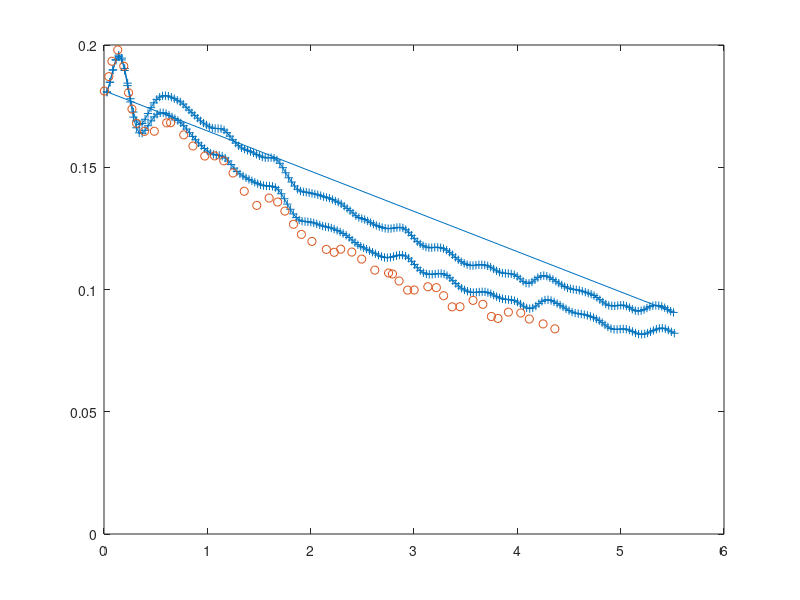
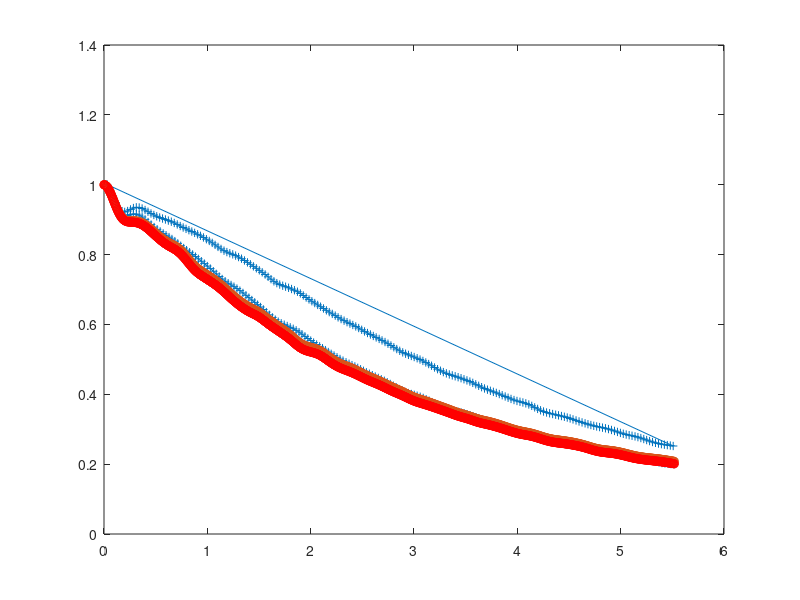

Source code (MATLAB) for these figures, in order:
clc
clear
close all

data = load('./DomainIntg_rhoRMS.dat');
ref = load('./rhoPrime-LES-32Cube-Spyropoulos.dat');

fac = 8 * pi^3;
plot(data(:,1)/1.809, (data(:,3)./fac).^0.5,'-+');
hold on
plot(ref(:,1), ref(:,2), 'o');
ylim([0 0.20])

%
figure

%x = 0.5*(data(1:end-1,1) + data(2:end,1))/1.81;
%tke_dt = diff(data(:,4));
plot(data(:,1)/1.81, data(:,4)./data(1,4),'-+');
%ref = load('./TKE-LES-32Cube_Rizzetta.dat');
%hold on

kim = load('./turbQuan_NoSGS_wFilterPade.dat');
kim1 = load('./turbQuan_NoSGS_wFilterSFo11p.dat');

%kim_x = 0.5*(kim(1:end-1,1) + kim(2:end,1)) / 1.81;
%kim_tke_dt = diff(kim(:,2));
hold on
plot(kim(:,1)/1.81, kim(:,2)./kim(1,2), 'o');
plot(kim1(:,1)/1.81, kim1(:,2)./kim1(1,2), 'ro');

%{
figure
%kinetic energy spectrum 
spec = load('./spectrum/out.dat');
nmode = 1300;
Y = fft(spec(:,2), nmode);
Pyy = Y.*conj(Y) / nmode;
f = 1000/nmode*(0:127);
xx = 1:1:nmode;
loglog(xx, Pyy,'-o')
%xlim([0, 15])

%semilogy(abs(fft(spec(:,2))));
%xlim([0, 20])
%}


